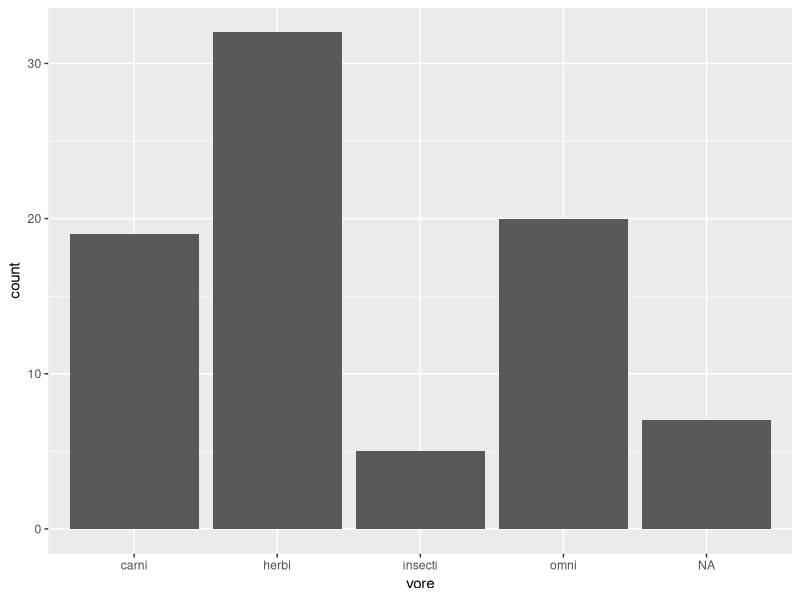

Recreate this plot in R. (Note: this script raises an error after producing the figure.)
## ---- chunk 1
library("tidyverse")
options(scipen = 999) #disable scientific notation
## ---- chunk 2
msleep <- msleep
## ---- chunk 3
names(msleep)
## ---- chunk 4
ggplot(data=msleep,
       mapping=aes(x=vore))+
  geom_bar()
## ---- chunk 5
names(msleep)
## ---- chunk 6
ggplot(data=msleep,
       mapping=aes(x=))+
  geom_bar()

